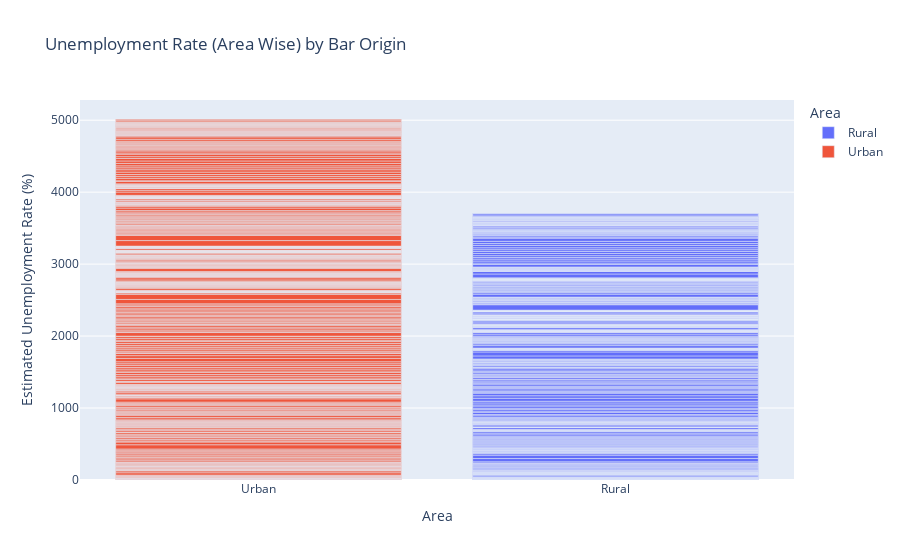

Notebook code cell kept with this figure:
### Code cell
ree = px.bar(df,x='Area',y=y,color='Area',title='Unemployment Rate (Area Wise) by Bar Origin',template='plotly')
ree.update_layout(xaxis={'categoryorder':'total descending'})
ree.show()

### Figure 1 — Plotly figure (JSON) as saved in the notebook; plotly's stock layout.template omitted (floating-point values rounded to 4 significant figures; data arrays with more than 128 entries replaced by an {"elided": "..."} marker saying what was removed)
{"data": [{"hovertemplate": "Area=%{x}<br> Estimated Unemployment Rate (%)=%{y}<extra></extra>", "legendgroup": "Rural", "marker": {"color": "#636efa", "pattern": {"shape": ""}}, "name": "Rural", "orientation": "v", "showlegend": true, "textposition": "auto", "type": "bar", "x": {"elided": "359 str values"}, "xaxis": "x", "y": {"elided": "359 float values"}, "yaxis": "y"}, {"hovertemplate": "Area=%{x}<br> Estimated Unemployment Rate (%)=%{y}<extra></extra>", "legendgroup": "Urban", "marker": {"color": "#EF553B", "pattern": {"shape": ""}}, "name": "Urban", "orientation": "v", "showlegend": true, "textposition": "auto", "type": "bar", "x": {"elided": "381 str values"}, "xaxis": "x", "y": {"elided": "381 float values"}, "yaxis": "y"}], "layout": {"barmode": "relative", "legend": {"title": {"text": "Area"}, "tracegroupgap": 0}, "title": {"text": "Unemployment Rate (Area Wise) by Bar Origin"}, "xaxis": {"anchor": "y", "categoryarray": ["Rural", "Urban"], "categoryorder": "total descending", "domain": [0, 1], "title": {"text": "Area"}}, "yaxis": {"anchor": "x", "domain": [0, 1], "title": {"text": " Estimated Unemployment Rate (%)"}}}}
